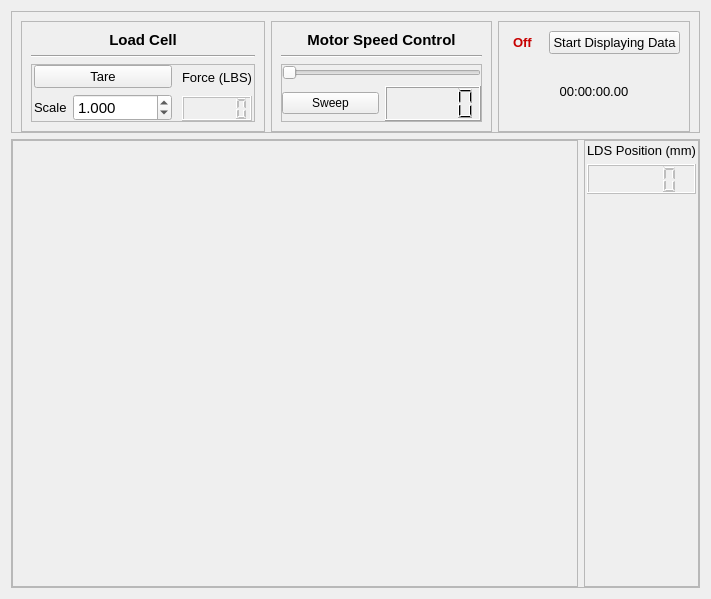
<?xml version="1.0" encoding="UTF-8"?>
<ui version="4.0">
 <class>Data_Collection</class>
 <widget class="QWidget" name="Data_Collection">
  <property name="geometry">
   <rect>
    <x>0</x>
    <y>0</y>
    <width>711</width>
    <height>599</height>
   </rect>
  </property>
  <property name="windowTitle">
   <string>Form</string>
  </property>
  <property name="styleSheet">
   <string notr="true"/>
  </property>
  <layout class="QVBoxLayout" name="verticalLayout_5" stretch="1,5">
   <item>
    <widget class="QFrame" name="frame_5">
     <property name="maximumSize">
      <size>
       <width>16777215</width>
       <height>200</height>
      </size>
     </property>
     <property name="frameShape">
      <enum>QFrame::StyledPanel</enum>
     </property>
     <property name="frameShadow">
      <enum>QFrame::Raised</enum>
     </property>
     <layout class="QHBoxLayout" name="horizontalLayout_3">
      <property name="bottomMargin">
       <number>0</number>
      </property>
      <item>
       <widget class="QFrame" name="frame_2">
        <property name="maximumSize">
         <size>
          <width>16777215</width>
          <height>200</height>
         </size>
        </property>
        <property name="frameShape">
         <enum>QFrame::StyledPanel</enum>
        </property>
        <property name="frameShadow">
         <enum>QFrame::Sunken</enum>
        </property>
        <layout class="QVBoxLayout" name="verticalLayout_3">
         <item>
          <widget class="QLabel" name="label_5">
           <property name="minimumSize">
            <size>
             <width>0</width>
             <height>18</height>
            </size>
           </property>
           <property name="maximumSize">
            <size>
             <width>16777215</width>
             <height>18</height>
            </size>
           </property>
           <property name="font">
            <font>
             <pointsize>11</pointsize>
             <weight>75</weight>
             <bold>true</bold>
            </font>
           </property>
           <property name="text">
            <string>Load Cell</string>
           </property>
           <property name="alignment">
            <set>Qt::AlignCenter</set>
           </property>
          </widget>
         </item>
         <item>
          <widget class="Line" name="line">
           <property name="orientation">
            <enum>Qt::Horizontal</enum>
           </property>
          </widget>
         </item>
         <item>
          <widget class="QFrame" name="frame_7">
           <property name="frameShape">
            <enum>QFrame::StyledPanel</enum>
           </property>
           <property name="frameShadow">
            <enum>QFrame::Raised</enum>
           </property>
           <layout class="QHBoxLayout" name="horizontalLayout_2">
            <property name="leftMargin">
             <number>0</number>
            </property>
            <property name="topMargin">
             <number>0</number>
            </property>
            <property name="rightMargin">
             <number>0</number>
            </property>
            <property name="bottomMargin">
             <number>0</number>
            </property>
            <item>
             <layout class="QVBoxLayout" name="verticalLayout">
              <property name="leftMargin">
               <number>2</number>
              </property>
              <property name="rightMargin">
               <number>2</number>
              </property>
              <item>
               <widget class="QPushButton" name="load_cell_tare">
                <property name="font">
                 <font>
                  <pointsize>10</pointsize>
                 </font>
                </property>
                <property name="text">
                 <string>Tare</string>
                </property>
               </widget>
              </item>
              <item>
               <layout class="QHBoxLayout" name="horizontalLayout_4">
                <item>
                 <widget class="QLabel" name="label_3">
                  <property name="font">
                   <font>
                    <pointsize>10</pointsize>
                   </font>
                  </property>
                  <property name="text">
                   <string>Scale</string>
                  </property>
                  <property name="scaledContents">
                   <bool>false</bool>
                  </property>
                 </widget>
                </item>
                <item>
                 <widget class="QDoubleSpinBox" name="load_cell_scale">
                  <property name="font">
                   <font>
                    <pointsize>11</pointsize>
                   </font>
                  </property>
                  <property name="decimals">
                   <number>3</number>
                  </property>
                  <property name="maximum">
                   <double>10000.000000000000000</double>
                  </property>
                  <property name="value">
                   <double>1.000000000000000</double>
                  </property>
                 </widget>
                </item>
               </layout>
              </item>
             </layout>
            </item>
            <item>
             <layout class="QVBoxLayout" name="verticalLayout_8">
              <property name="leftMargin">
               <number>2</number>
              </property>
              <property name="rightMargin">
               <number>2</number>
              </property>
              <item>
               <widget class="QLabel" name="label_2">
                <property name="font">
                 <font>
                  <pointsize>10</pointsize>
                 </font>
                </property>
                <property name="text">
                 <string>Force (LBS)</string>
                </property>
                <property name="alignment">
                 <set>Qt::AlignCenter</set>
                </property>
               </widget>
              </item>
              <item>
               <widget class="QLCDNumber" name="force_lcd">
                <property name="enabled">
                 <bool>false</bool>
                </property>
               </widget>
              </item>
             </layout>
            </item>
           </layout>
          </widget>
         </item>
        </layout>
       </widget>
      </item>
      <item>
       <widget class="QFrame" name="frame_4">
        <property name="maximumSize">
         <size>
          <width>16777215</width>
          <height>200</height>
         </size>
        </property>
        <property name="frameShape">
         <enum>QFrame::StyledPanel</enum>
        </property>
        <property name="frameShadow">
         <enum>QFrame::Sunken</enum>
        </property>
        <layout class="QVBoxLayout" name="verticalLayout_4">
         <item>
          <widget class="QLabel" name="label_6">
           <property name="enabled">
            <bool>true</bool>
           </property>
           <property name="sizePolicy">
            <sizepolicy hsizetype="Preferred" vsizetype="Fixed">
             <horstretch>0</horstretch>
             <verstretch>0</verstretch>
            </sizepolicy>
           </property>
           <property name="minimumSize">
            <size>
             <width>0</width>
             <height>18</height>
            </size>
           </property>
           <property name="maximumSize">
            <size>
             <width>16777215</width>
             <height>18</height>
            </size>
           </property>
           <property name="font">
            <font>
             <pointsize>11</pointsize>
             <weight>75</weight>
             <bold>true</bold>
            </font>
           </property>
           <property name="text">
            <string>Motor Speed Control</string>
           </property>
           <property name="alignment">
            <set>Qt::AlignCenter</set>
           </property>
          </widget>
         </item>
         <item>
          <widget class="Line" name="line_2">
           <property name="orientation">
            <enum>Qt::Horizontal</enum>
           </property>
          </widget>
         </item>
         <item>
          <widget class="QFrame" name="frame_3">
           <property name="frameShape">
            <enum>QFrame::StyledPanel</enum>
           </property>
           <property name="frameShadow">
            <enum>QFrame::Raised</enum>
           </property>
           <layout class="QVBoxLayout" name="verticalLayout_6">
            <property name="leftMargin">
             <number>0</number>
            </property>
            <property name="topMargin">
             <number>0</number>
            </property>
            <property name="rightMargin">
             <number>0</number>
            </property>
            <property name="bottomMargin">
             <number>0</number>
            </property>
            <item>
             <layout class="QHBoxLayout" name="horizontalLayout_5">
              <item>
               <widget class="QSlider" name="horizontalSlider">
                <property name="orientation">
                 <enum>Qt::Horizontal</enum>
                </property>
               </widget>
              </item>
             </layout>
            </item>
            <item>
             <layout class="QHBoxLayout" name="horizontalLayout_6">
              <item>
               <widget class="QPushButton" name="pushButton">
                <property name="text">
                 <string>Sweep</string>
                </property>
               </widget>
              </item>
              <item>
               <widget class="QLCDNumber" name="lcdNumber"/>
              </item>
             </layout>
            </item>
           </layout>
          </widget>
         </item>
        </layout>
       </widget>
      </item>
      <item>
       <widget class="QFrame" name="frame_displayingBox">
        <property name="sizePolicy">
         <sizepolicy hsizetype="Preferred" vsizetype="Preferred">
          <horstretch>0</horstretch>
          <verstretch>0</verstretch>
         </sizepolicy>
        </property>
        <property name="maximumSize">
         <size>
          <width>300</width>
          <height>200</height>
         </size>
        </property>
        <property name="styleSheet">
         <string notr="true"/>
        </property>
        <property name="frameShape">
         <enum>QFrame::StyledPanel</enum>
        </property>
        <property name="frameShadow">
         <enum>QFrame::Sunken</enum>
        </property>
        <layout class="QVBoxLayout" name="verticalLayout_2">
         <item>
          <layout class="QHBoxLayout" name="horizontalLayout">
           <item>
            <widget class="QLabel" name="indicator_onOrOff">
             <property name="minimumSize">
              <size>
               <width>35</width>
               <height>0</height>
              </size>
             </property>
             <property name="maximumSize">
              <size>
               <width>35</width>
               <height>16777215</height>
              </size>
             </property>
             <property name="font">
              <font>
               <pointsize>10</pointsize>
               <weight>75</weight>
               <bold>true</bold>
              </font>
             </property>
             <property name="text">
              <string>&lt;html&gt;&lt;head/&gt;&lt;body&gt;&lt;p&gt;&lt;span style=&quot; color:#c70000;&quot;&gt;Off&lt;/span&gt;&lt;/p&gt;&lt;/body&gt;&lt;/html&gt;</string>
             </property>
             <property name="indent">
              <number>5</number>
             </property>
            </widget>
           </item>
           <item>
            <widget class="QPushButton" name="button_display">
             <property name="font">
              <font>
               <pointsize>10</pointsize>
              </font>
             </property>
             <property name="styleSheet">
              <string notr="true"/>
             </property>
             <property name="text">
              <string>Start Displaying Data</string>
             </property>
             <property name="checkable">
              <bool>true</bool>
             </property>
            </widget>
           </item>
          </layout>
         </item>
         <item>
          <widget class="QLabel" name="label_timeElapsed">
           <property name="font">
            <font>
             <pointsize>10</pointsize>
            </font>
           </property>
           <property name="text">
            <string>00:00:00.00</string>
           </property>
           <property name="alignment">
            <set>Qt::AlignCenter</set>
           </property>
          </widget>
         </item>
        </layout>
       </widget>
      </item>
     </layout>
    </widget>
   </item>
   <item>
    <widget class="QFrame" name="frame">
     <property name="frameShape">
      <enum>QFrame::StyledPanel</enum>
     </property>
     <property name="frameShadow">
      <enum>QFrame::Raised</enum>
     </property>
     <layout class="QHBoxLayout" name="horizontalLayout_9" stretch="3,0">
      <property name="leftMargin">
       <number>0</number>
      </property>
      <property name="topMargin">
       <number>0</number>
      </property>
      <property name="rightMargin">
       <number>0</number>
      </property>
      <property name="bottomMargin">
       <number>0</number>
      </property>
      <item>
       <widget class="QFrame" name="graph_frame">
        <property name="frameShape">
         <enum>QFrame::StyledPanel</enum>
        </property>
        <property name="frameShadow">
         <enum>QFrame::Raised</enum>
        </property>
        <layout class="QGridLayout" name="gridLayout">
         <item row="0" column="0">
          <layout class="QGridLayout" name="graph_layout"/>
         </item>
        </layout>
       </widget>
      </item>
      <item>
       <widget class="QFrame" name="frame_6">
        <property name="maximumSize">
         <size>
          <width>300</width>
          <height>16777215</height>
         </size>
        </property>
        <property name="frameShape">
         <enum>QFrame::StyledPanel</enum>
        </property>
        <property name="frameShadow">
         <enum>QFrame::Raised</enum>
        </property>
        <layout class="QVBoxLayout" name="verticalLayout_7">
         <property name="leftMargin">
          <number>2</number>
         </property>
         <property name="topMargin">
          <number>2</number>
         </property>
         <property name="rightMargin">
          <number>2</number>
         </property>
         <property name="bottomMargin">
          <number>2</number>
         </property>
         <item>
          <widget class="QLabel" name="label">
           <property name="font">
            <font>
             <pointsize>10</pointsize>
            </font>
           </property>
           <property name="text">
            <string>LDS Position (mm)</string>
           </property>
           <property name="alignment">
            <set>Qt::AlignCenter</set>
           </property>
          </widget>
         </item>
         <item>
          <widget class="QLCDNumber" name="power_lcd">
           <property name="enabled">
            <bool>false</bool>
           </property>
           <property name="minimumSize">
            <size>
             <width>0</width>
             <height>30</height>
            </size>
           </property>
           <property name="font">
            <font>
             <pointsize>10</pointsize>
            </font>
           </property>
          </widget>
         </item>
         <item>
          <spacer name="verticalSpacer_2">
           <property name="orientation">
            <enum>Qt::Vertical</enum>
           </property>
           <property name="sizeHint" stdset="0">
            <size>
             <width>20</width>
             <height>40</height>
            </size>
           </property>
          </spacer>
         </item>
        </layout>
       </widget>
      </item>
     </layout>
    </widget>
   </item>
  </layout>
 </widget>
 <resources/>
 <connections/>
</ui>
